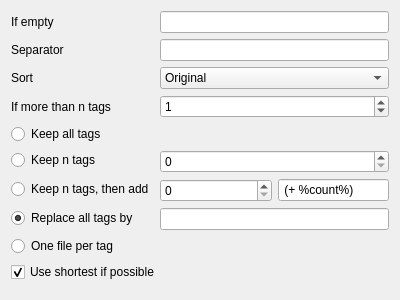
<?xml version="1.0" encoding="UTF-8"?>
<ui version="4.0">
 <class>TokenSettingsWidget</class>
 <widget class="QWidget" name="TokenSettingsWidget">
  <property name="geometry">
   <rect>
    <x>0</x>
    <y>0</y>
    <width>400</width>
    <height>300</height>
   </rect>
  </property>
  <property name="windowTitle">
   <string notr="true">Form</string>
  </property>
  <layout class="QFormLayout" name="formLayout">
   <item row="0" column="0">
    <widget class="QLabel" name="labelIfNone">
     <property name="text">
      <string>If empty</string>
     </property>
    </widget>
   </item>
   <item row="0" column="1">
    <widget class="QLineEdit" name="lineIfNone">
     <property name="text">
      <string/>
     </property>
    </widget>
   </item>
   <item row="1" column="0">
    <widget class="QLabel" name="labelSeparator">
     <property name="text">
      <string>Separator</string>
     </property>
    </widget>
   </item>
   <item row="1" column="1">
    <widget class="QLineEdit" name="lineSeparator">
     <property name="text">
      <string/>
     </property>
    </widget>
   </item>
   <item row="2" column="0">
    <widget class="QLabel" name="labelSort">
     <property name="text">
      <string>Sort</string>
     </property>
    </widget>
   </item>
   <item row="2" column="1">
    <widget class="QComboBox" name="comboSort">
     <item>
      <property name="text">
       <string>Original</string>
      </property>
     </item>
     <item>
      <property name="text">
       <string>Name</string>
      </property>
     </item>
    </widget>
   </item>
   <item row="3" column="0">
    <widget class="QLabel" name="labelMoreThanN">
     <property name="text">
      <string>If more than n tags</string>
     </property>
    </widget>
   </item>
   <item row="3" column="1">
    <widget class="QSpinBox" name="spinMoreThanN">
     <property name="maximum">
      <number>100</number>
     </property>
     <property name="value">
      <number>1</number>
     </property>
    </widget>
   </item>
   <item row="4" column="0">
    <widget class="QRadioButton" name="radioKeepAll">
     <property name="text">
      <string>Keep all tags</string>
     </property>
    </widget>
   </item>
   <item row="5" column="0">
    <widget class="QRadioButton" name="radioKeepN">
     <property name="text">
      <string>Keep n tags</string>
     </property>
    </widget>
   </item>
   <item row="5" column="1">
    <widget class="QSpinBox" name="spinKeepN"/>
   </item>
   <item row="6" column="0">
    <widget class="QRadioButton" name="radioKeepNThenAdd">
     <property name="text">
      <string>Keep n tags, then add</string>
     </property>
    </widget>
   </item>
   <item row="6" column="1">
    <layout class="QHBoxLayout" name="layoutKeepNThenAdd" stretch="1,1">
     <item>
      <widget class="QSpinBox" name="spinKeepNThenAdd"/>
     </item>
     <item>
      <widget class="QLineEdit" name="lineKeepNThenAdd">
       <property name="text">
        <string notr="true"> (+ %count%)</string>
       </property>
      </widget>
     </item>
    </layout>
   </item>
   <item row="7" column="0">
    <widget class="QRadioButton" name="radioReplaceAll">
     <property name="text">
      <string>Replace all tags by</string>
     </property>
     <property name="checked">
      <bool>true</bool>
     </property>
    </widget>
   </item>
   <item row="7" column="1">
    <widget class="QLineEdit" name="lineReplaceAll">
     <property name="text">
      <string/>
     </property>
    </widget>
   </item>
   <item row="8" column="0">
    <widget class="QRadioButton" name="radioMultiple">
     <property name="text">
      <string>One file per tag</string>
     </property>
    </widget>
   </item>
   <item row="9" column="0" colspan="2">
    <widget class="QCheckBox" name="checkUseShorter">
     <property name="text">
      <string>Use shortest if possible</string>
     </property>
     <property name="checked">
      <bool>true</bool>
     </property>
    </widget>
   </item>
  </layout>
 </widget>
 <resources/>
 <connections/>
</ui>
